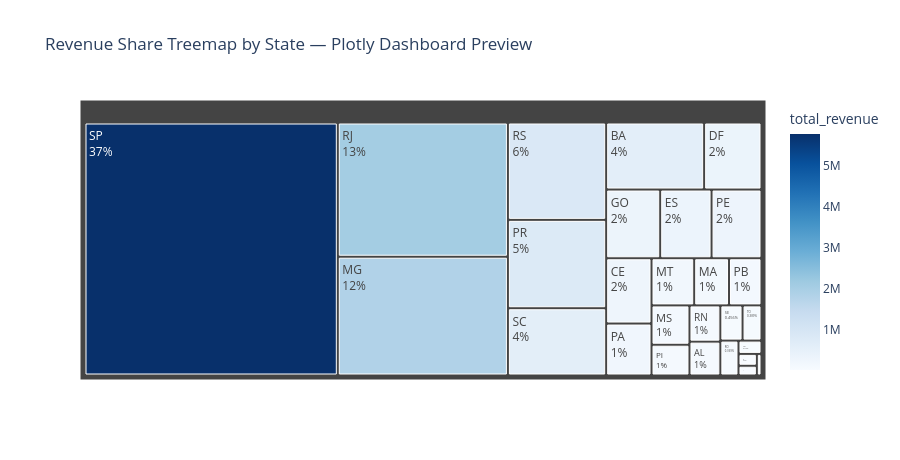

Notebook code cell kept with this figure:
### Code cell
# ── Plotly — treemap of revenue share by state ──────────────────────────────
fig_q4b = px.treemap(
    state_revenue,
    path=['customer_state'],
    values='total_revenue',
    color='total_revenue',
    color_continuous_scale='Blues',
    title='Revenue Share Treemap by State — Plotly Dashboard Preview',
    template=PLOTLY_TEMPLATE, height=460,
)
fig_q4b.update_traces(textinfo='label+percent root')
fig_q4b.show()

### Figure 1 — Plotly figure (JSON) as saved in the notebook; plotly's stock layout.template omitted (floating-point values rounded to 4 significant figures)
{"data": [{"branchvalues": "total", "customdata": [[5770000.0], [2055000.0], [1819000.0], [861500.0], [781700.0], [595100.0], [591100.0], [346100.0], [334200.0], [317700.0], [309000.0], [266400.0], [212000.0], [181200.0], [147800.0], [137800.0], [134400.0], [105200.0], [100700.0], [94170.0], [70290.0], [60010.0], [56970.0], [27590.0], [19580.0], [16140.0], [9040.0]], "domain": {"x": [0, 1], "y": [0, 1]}, "hovertemplate": "labels=%{label}<br>total_revenue_sum=%{value}<br>parent=%{parent}<br>id=%{id}<br>total_revenue=%{color}<extra></extra>", "ids": ["SP", "RJ", "MG", "RS", "PR", "SC", "BA", "DF", "GO", "ES", "PE", "CE", "PA", "MT", "MA", "PB", "MS", "PI", "RN", "AL", "SE", "TO", "RO", "AM", "AC", "AP", "RR"], "labels": ["SP", "RJ", "MG", "RS", "PR", "SC", "BA", "DF", "GO", "ES", "PE", "CE", "PA", "MT", "MA", "PB", "MS", "PI", "RN", "AL", "SE", "TO", "RO", "AM", "AC", "AP", "RR"], "marker": {"coloraxis": "coloraxis", "colors": [5770000.0, 2055000.0, 1819000.0, 861500.0, 781700.0, 595100.0, 591100.0, 346100.0, 334200.0, 317700.0, 309000.0, 266400.0, 212000.0, 181200.0, 147800.0, 137800.0, 134400.0, 105200.0, 100700.0, 94170.0, 70290.0, 60010.0, 56970.0, 27590.0, 19580.0, 16140.0, 9040.0]}, "name": "", "parents": ["", "", "", "", "", "", "", "", "", "", "", "", "", "", "", "", "", "", "", "", "", "", "", "", "", "", ""], "textinfo": "label+percent root", "type": "treemap", "values": [5770000.0, 2055000.0, 1819000.0, 861500.0, 781700.0, 595100.0, 591100.0, 346100.0, 334200.0, 317700.0, 309000.0, 266400.0, 212000.0, 181200.0, 147800.0, 137800.0, 134400.0, 105200.0, 100700.0, 94170.0, 70290.0, 60010.0, 56970.0, 27590.0, 19580.0, 16140.0, 9040.0]}], "layout": {"coloraxis": {"autocolorscale": false, "colorbar": {"title": {"text": "total_revenue"}}, "colorscale": [[0, "rgb(247,251,255)"], [0.125, "rgb(222,235,247)"], [0.25, "rgb(198,219,239)"], [0.375, "rgb(158,202,225)"], [0.5, "rgb(107,174,214)"], [0.625, "rgb(66,146,198)"], [0.75, "rgb(33,113,181)"], [0.875, "rgb(8,81,156)"], [1, "rgb(8,48,107)"]]}, "height": 460, "legend": {"tracegroupgap": 0}, "title": {"text": "Revenue Share Treemap by State — Plotly Dashboard Preview"}}}
